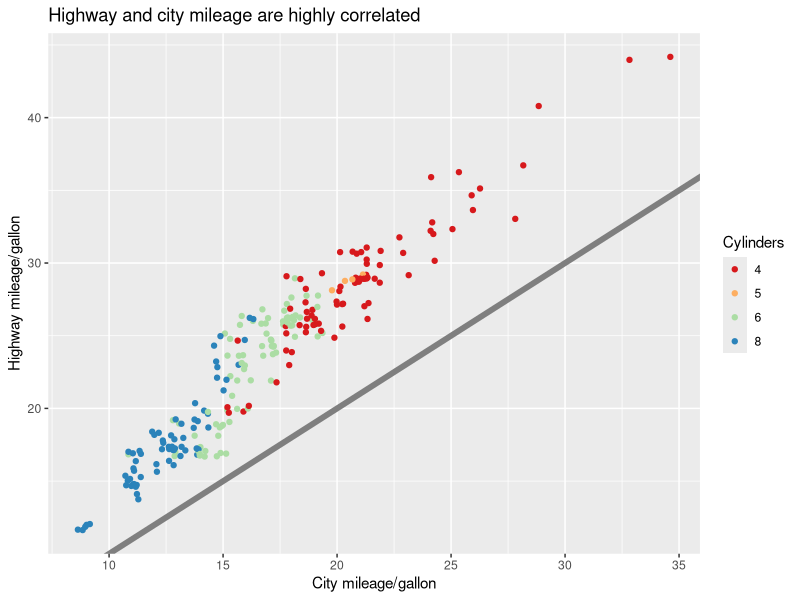
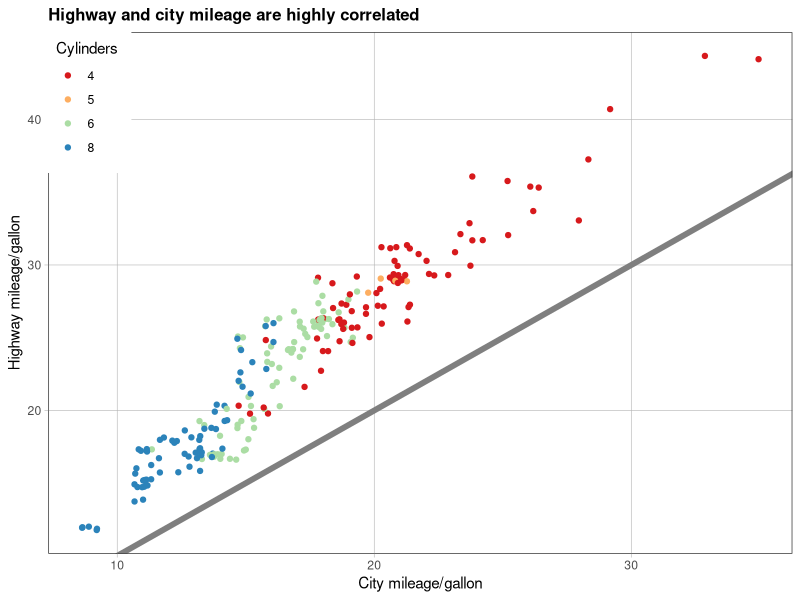
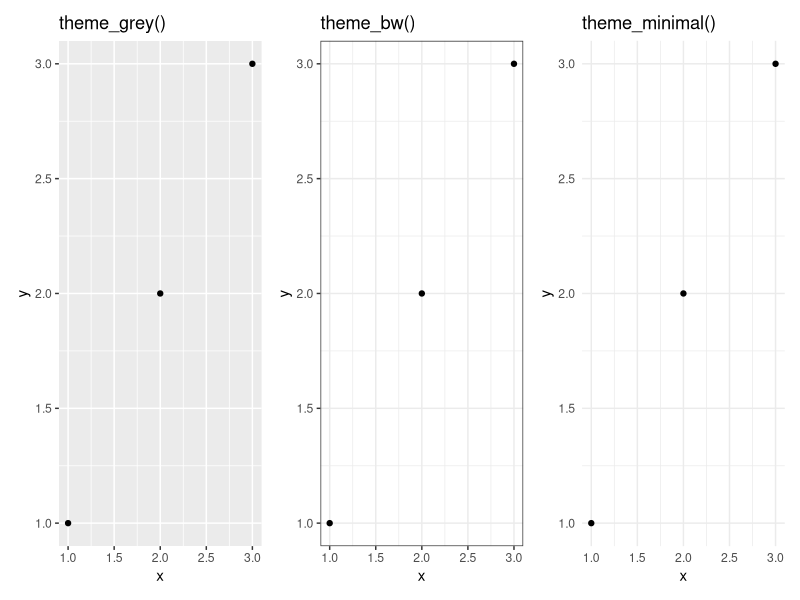
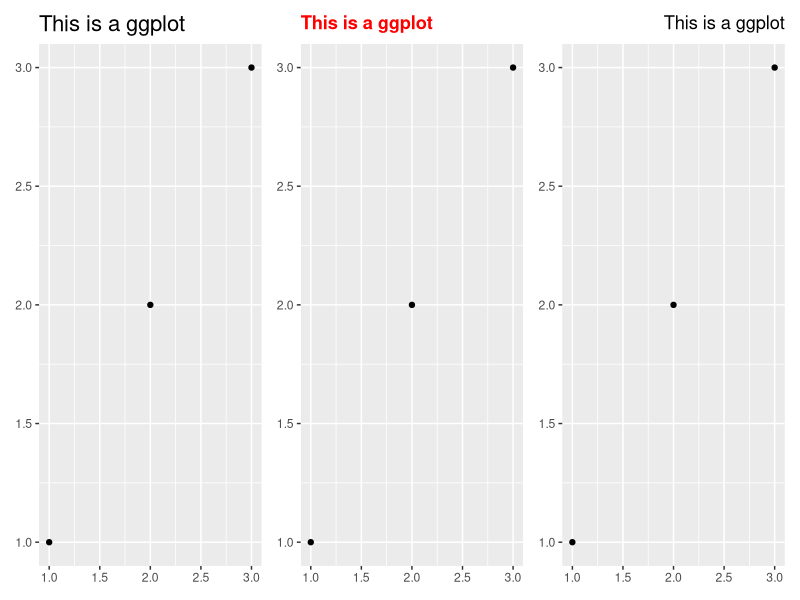
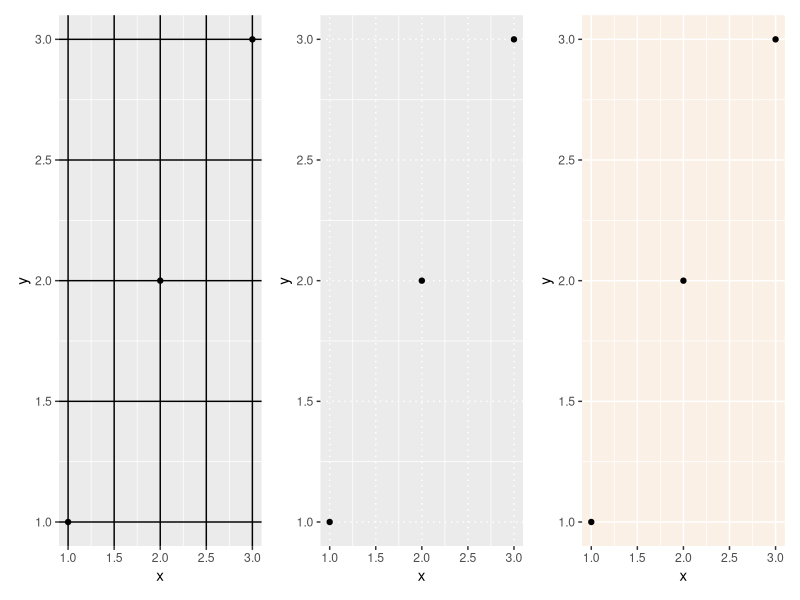
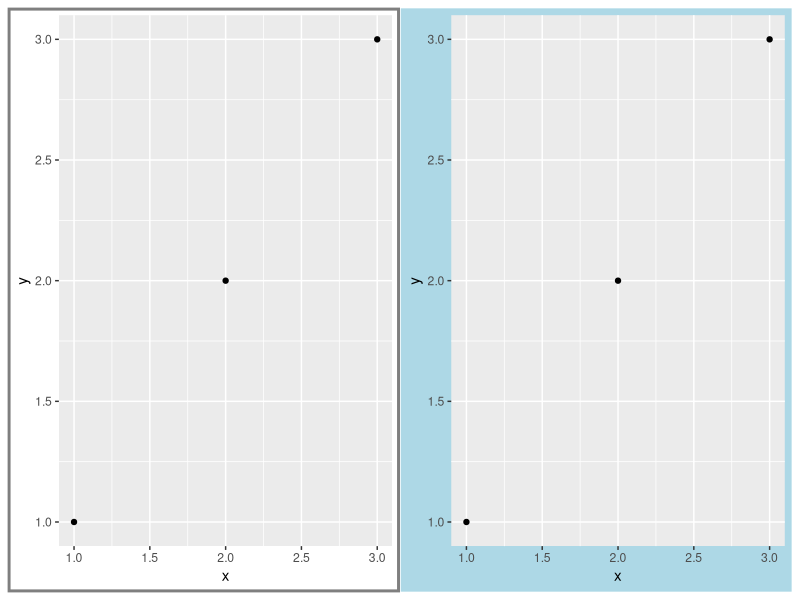
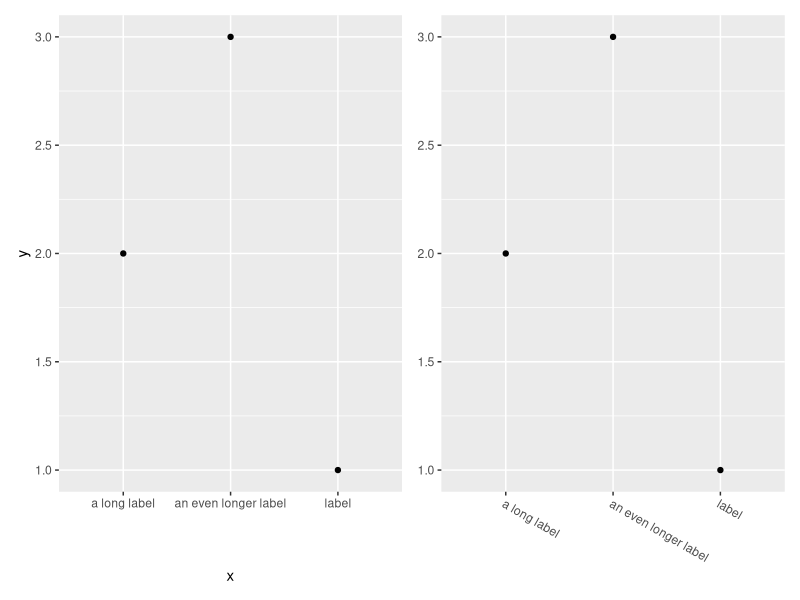
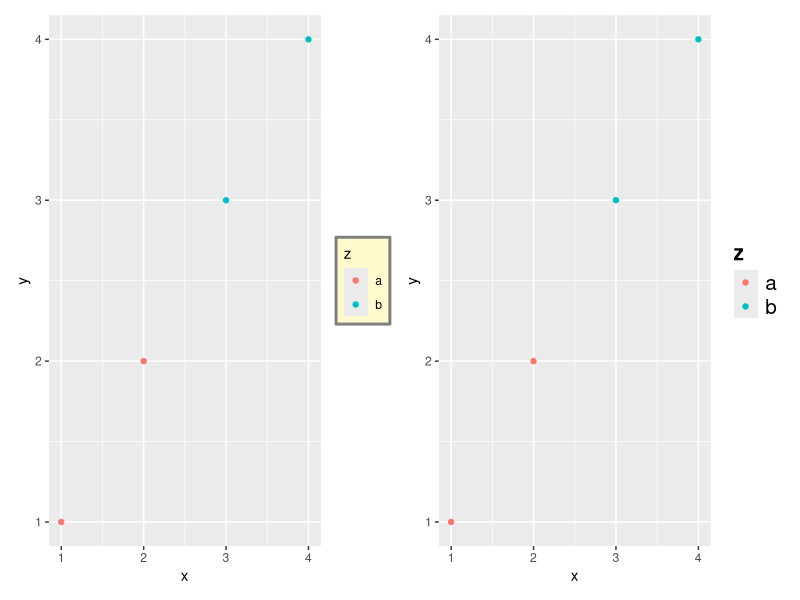

These charts were generated, in order, by the following R code:
## ---- chunk 1
library(ggplot2)
base <- ggplot(mpg, aes(cty, hwy, colour = factor(cyl))) +
  geom_jitter() + geom_abline(colour = "grey50", linewidth = 2)
labelled <- base +
  labs(x = "City mileage/gallon", y = "Highway mileage/gallon",
       colour = "Cylinders",
       title = "Highway and city mileage are highly correlated") +
  scale_colour_brewer(type = "seq", palette = "Spectral")
labelled
## ---- chunk 2
styled <- labelled +
  theme_bw() +
  theme(
    plot.title = element_text(face = "bold", size = 12),
    legend.background = element_rect(fill = "white", linewidth = 4, colour = "white"),
    legend.justification = c(0, 1),
    legend.position = c(0, 1),
    axis.ticks = element_line(colour = "grey70", linewidth = 0.2),
    panel.grid.major = element_line(colour = "grey70", linewidth = 0.2),
    panel.grid.minor = element_blank()
  )
styled
## ---- chunk 3
library(ggplot2)
df <- data.frame(x = 1:3, y = 1:3)
base <- ggplot(df, aes(x, y)) + geom_point()
a <- base + theme_grey()    + ggtitle("theme_grey()")
b <- base + theme_bw()      + ggtitle("theme_bw()")
c <- base + theme_minimal() + ggtitle("theme_minimal()")
library(patchwork)
(a|b|c)
## ---- chunk 4
base_t <- base + labs(title = "This is a ggplot") + xlab(NULL) + ylab(NULL)
a <- base_t + theme(plot.title = element_text(size = 16))
b <- base_t + theme(plot.title = element_text(face = "bold", colour = "red"))
c <- base_t + theme(plot.title = element_text(hjust = 1))
library(patchwork)
(a|b|c)
## ---- chunk 5
a <- base + theme(panel.grid.major = element_line(colour = "black"))
b <- base + theme(panel.grid.major = element_line(linetype = "dotted"))
c <- base + theme(panel.background = element_rect(fill = "linen"))
library(patchwork)
(a|b|c)
## ---- chunk 6
a <- base + theme(plot.background = element_rect(colour = "grey50", linewidth = 2))
b <- base + theme(plot.background = element_rect(fill = "lightblue"))
library(patchwork)
(a|b)
## ---- chunk 7
df2 <- data.frame(x = c("label", "a long label", "an even longer label"), y = 1:3)
b2 <- ggplot(df2, aes(x, y)) + geom_point()
a <- b2
b <- b2 + theme(axis.text.x = element_text(angle = -30, vjust = 1, hjust = 0)) +
  xlab(NULL) + ylab(NULL)
library(patchwork)
(a|b)
## ---- chunk 8
df3 <- data.frame(x = 1:4, y = 1:4, z = rep(c("a", "b"), each = 2))
b3 <- ggplot(df3, aes(x, y, colour = z)) + geom_point()
a <- b3 + theme(legend.background = element_rect(
  fill = "lemonchiffon", colour = "grey50", linewidth = 1))
b <- b3 + theme(
  legend.text  = element_text(size = 15),
  legend.title = element_text(size = 15, face = "bold"))
library(patchwork)
(a|b)
## ---- chunk 9
a <- base + theme(panel.background = element_rect(fill = "lightblue"))
b <- base + theme(panel.grid.major = element_line(colour = "gray60", linewidth = 0.8))
c <- base + theme(aspect.ratio = 9 / 16)
library(patchwork)
(a|b|c)
## ---- chunk 10
df4 <- data.frame(x = 1:4, y = 1:4, z = c("a", "a", "b", "b"))
bf <- ggplot(df4, aes(x, y)) + geom_point() + facet_wrap(~z)
a <- bf + theme(panel.spacing = unit(0.5, "in"))
b <- bf + theme(strip.text = element_text(colour = "white"),
           strip.background = element_rect(fill = "grey20", colour = "grey80", linewidth = 1))
library(patchwork)
(a|b)
